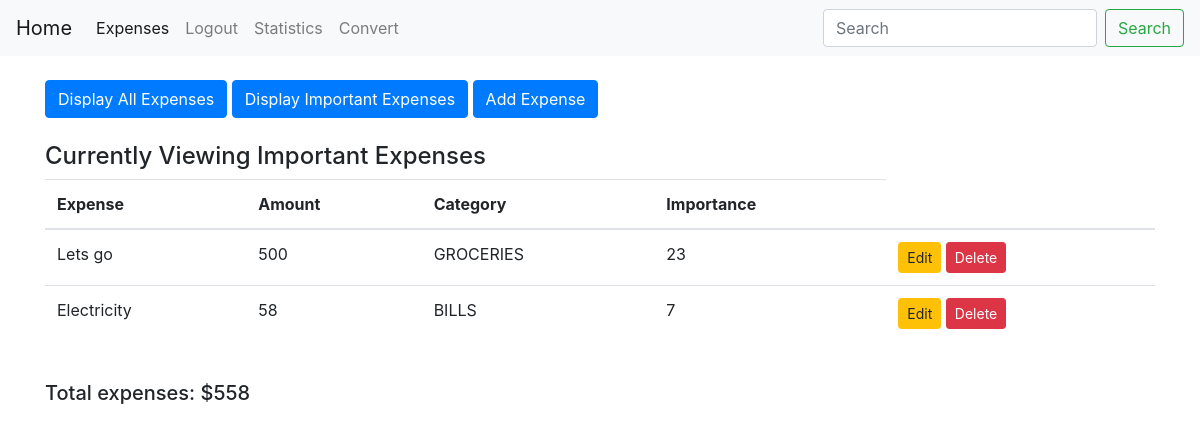
/display2 (signed in), run on the app's committed database.
### base/models.py (models this page shows, shortened)
class Expense(models.Model):
	user = models.ForeignKey(User, on_delete=models.CASCADE, null = True)
	name = models.CharField(max_length = 20)
	amount = models.IntegerField()
	choices = (
		('GROCERIES', 'Money spent on groceries'),
		('BILLS', 'Money spent on water/electricity/internet bills'),
		('RENT', 'Money spent on rent'),
		('OTHER', 'Other weekly expenses')
	)
	category = models.CharField(max_length = 20, choices = choices, default = 'OTHER')
	importance = models.IntegerField()
	updated = models.DateTimeField(auto_now = True)
	created = models.DateTimeField(auto_now_add = True)
	class Meta:
		ordering = ['-updated', '-created']

### base/views.py (the view)
# urls.py: path('display2', views.display_important, name = 'display2'),
def display_important(request):
	items =  Expense.objects.all().filter(importance__gte = 5).filter(user = request.user)
	total = items.aggregate(Sum('amount'))
	context = {
		'items': items,
		'header': 'Important Expenses',
		'total' : total['amount__sum'],
	}
	return render(request, 'expenses.html', context)

### base/templates/expenses.html
{% extends 'base.html' %}
{% block body %}
<div class = "button-group">
	<a href="{% url 'display1' %}" class = "btn btn-primary btn-mid" role = "button"> Display All Expenses</a>
	<a href="{% url 'display2' %}" class = "btn btn-primary btn-mid" role = "button"> Display Important Expenses </a>
	<a href="{% url 'add' %}" class = "btn btn-primary btn-mid" role = "button"> Add Expense </a>
</div>
<br>
<h4> Currently Viewing {{ header }} </h4>
<table class="table">
  <thead>
    <tr>
      <th scope="col">Expense</th>
      <th scope="col">Amount</th>
      <th scope="col">Category</th>
      <th scope="col">Importance</th>
    </tr>
  </thead>
  <tbody>
	<tbody>
		{% for item in items %}
			<tr>
				<td> {{item.name}} </td>
				<td> {{item.amount}} </td>
				<td> {{item.category}} </td>
				<td> {{item.importance}} </td>
				<td>
					<a href="{% url 'edit' item.pk %}" class = "btn btn-warning btn-sm" role="button"> Edit </a>
					<a href="{% url 'delete' item.pk %}" class = "btn btn-danger btn-sm" role="button"> Delete </a>
				</td>
			</tr>
		{% endfor %}
	</tbody>
  </tbody>
</table>
<br>
<div>
	<h5> Total expenses: ${{total}}</h5>
</div>
{% endblock %}

### data on the page
Expense: name "Lets go", amount "500", category "GROCERIES", importance "23"
Expense: name "Electricity", amount "58", category "BILLS", importance "7"

### other printed values
{{ header }} "Important Expenses"
{{ total }} "558"
